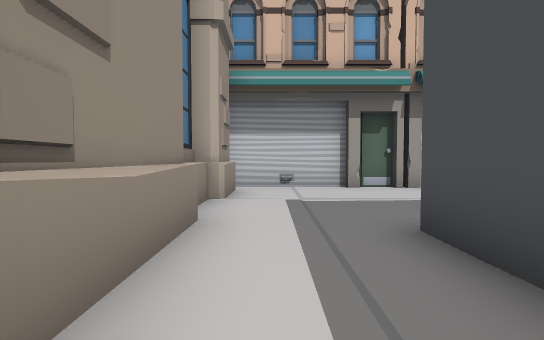
View 1 (above)

20 first-person views from a walk through a 3-D level made in the Unity game engine. The camera is 0.72 m above the floor, tilts 2° down and sees 85° across. The floor is counted in squares, 1 m on a side. Each view is taken from the middle of a square. On the plan, view 1 faces up. The plan holds only what a view shows up to about 10 squares ahead; the rest is blank. The place goes on beyond the plan. The player is left out.

View 2
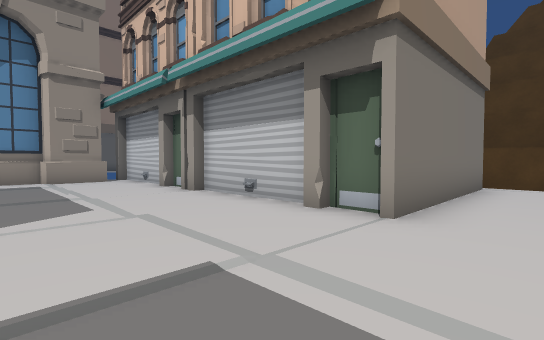

View 3
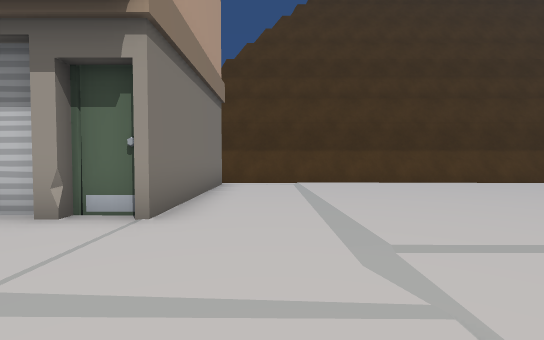

View 4
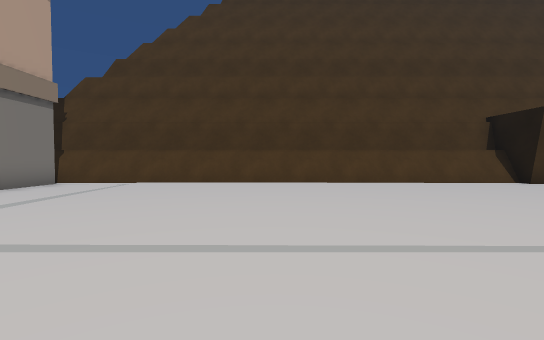

View 5
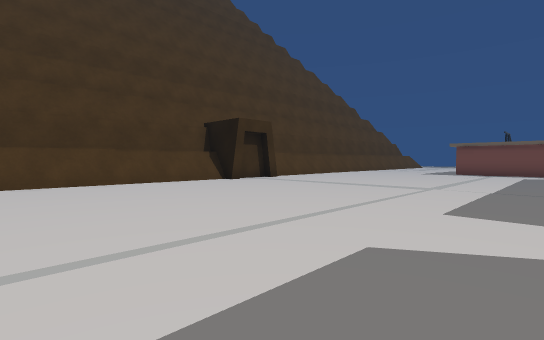

View 6
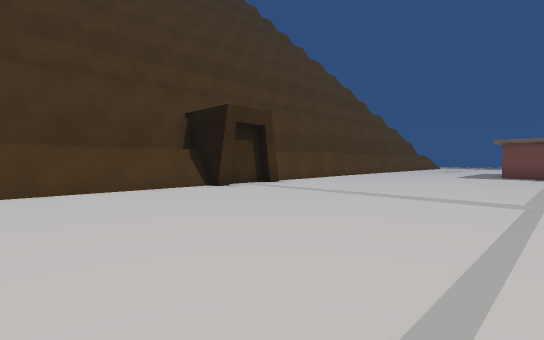

View 7
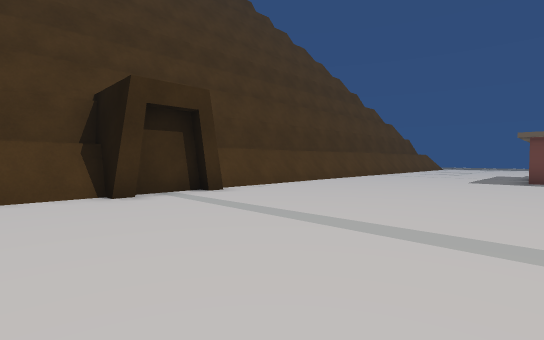

View 8
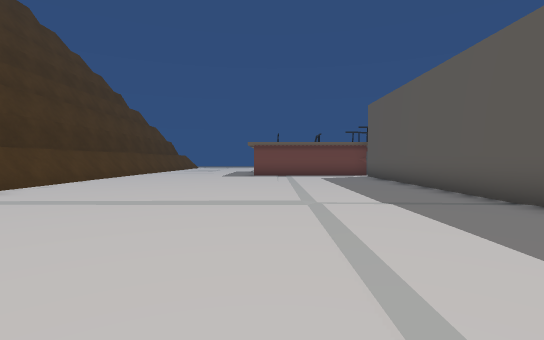

View 9
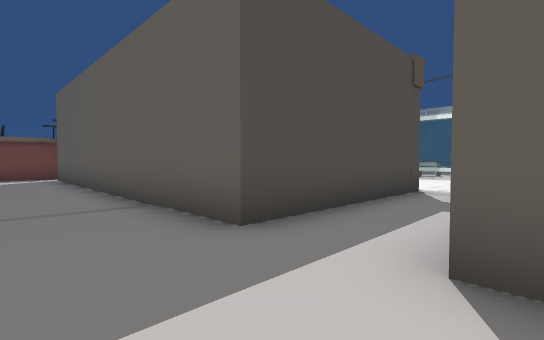

View 10
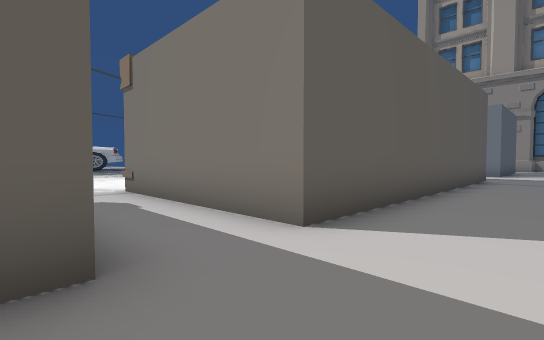

View 11
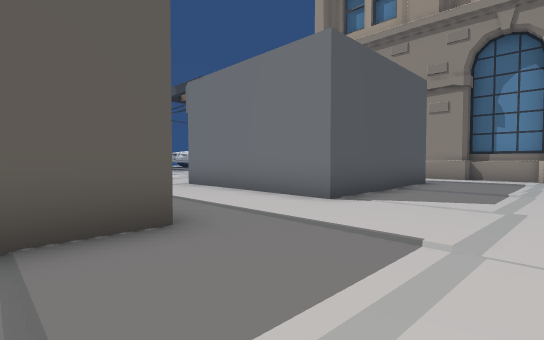

View 12
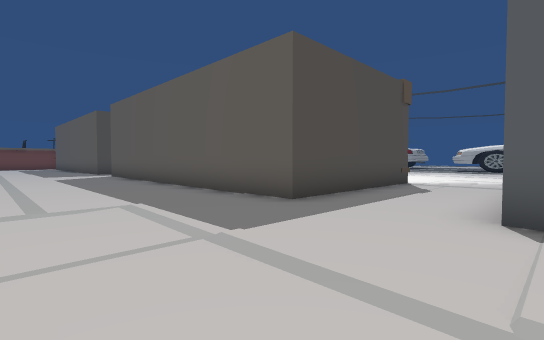

View 13
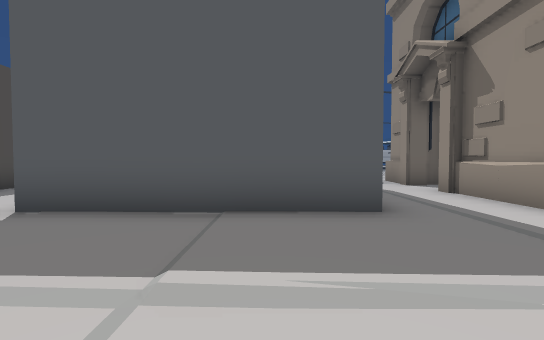

View 14
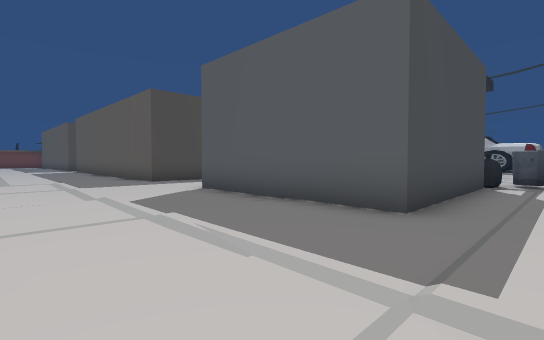

View 15
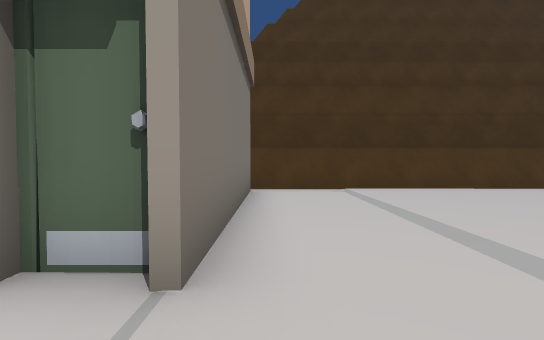

View 16
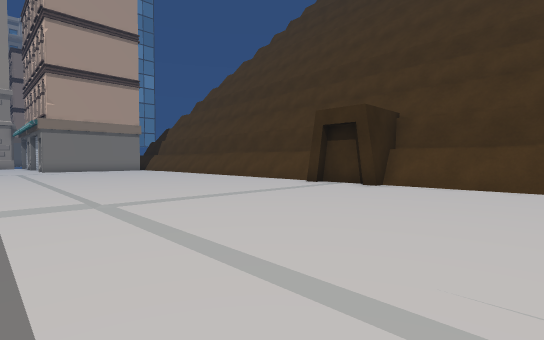

View 17
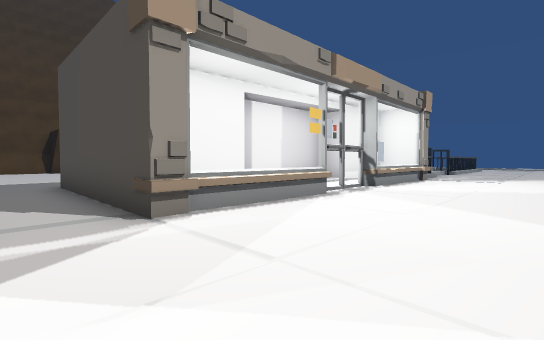

View 18
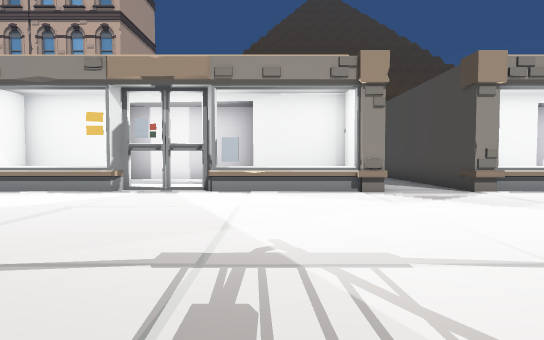

View 19
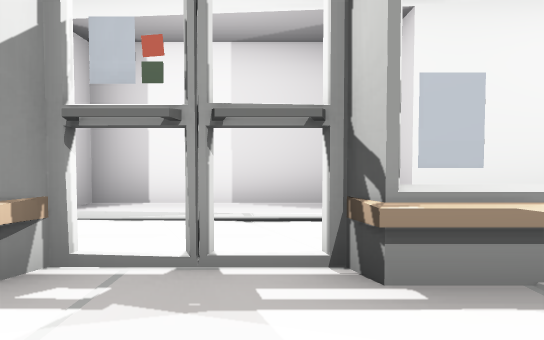

View 20
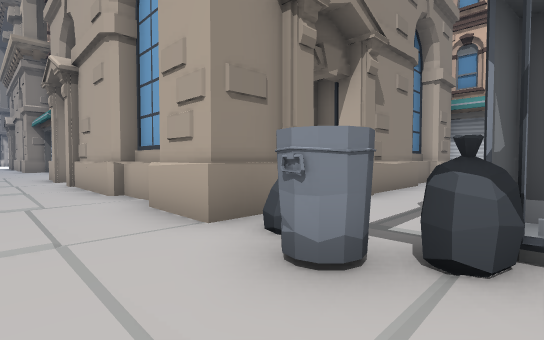

### Floor plan
Key: @ floor where view 1 was taken; # wall or solid block; . main floor; : floor 0.05 m higher than the main floor; = window, fence, low wall or low ledge; ^ raised ledge; B bin; O other object.
Columns run from 7 left of view 1 to 29 right of it. Each row starts with its distance up from view 1.
 14                ######################
 13                #..............#.#....
 12                O.....................
 11                O.....................
 10                O.....................
  9                O.....................
  8       OOO#OOOO#O.....................
  7       #..............................
  6       #..............................
  5      #^..............................
  4      #^..............................
  3       #..#####...##########..########
  2       #..#   #...#        #..#
  1       #..#   #...#        #..#
  0      ##@.#   #...##########..########
 -1      #...#   O...###::::###..###  ::#
 -2 OOO####OOO   O...O==##O#==O..O==##O#=
 -3 #O###O#BB
 -4                       .
 -5          .
 -6                            .
 -7
 -8
 -9                         .

Positions as (right, up) in squares from view 1, and headings:
1: (0, 0), facing up
2: (10, 4), facing up-left
3: (10, 4), facing up
4: (15, 4), facing up
5: (16, 4), facing up-right
6: (18, 6), facing up-right
7: (21, 7), facing up-right
8: (19, 7), facing right
9: (19, 5), facing down-right
10: (22, 5), facing down-left
11: (11, 6), facing down-left
12: (6, 7), facing down-right
13: (3, 7), facing down
14: (0, 7), facing down-right
15: (9, 6), facing up
16: (29, 5), facing up-left
17: (20, -6), facing up-right
18: (17, -9), facing up
19: (15, -4), facing up
20: (2, -5), facing up-left
